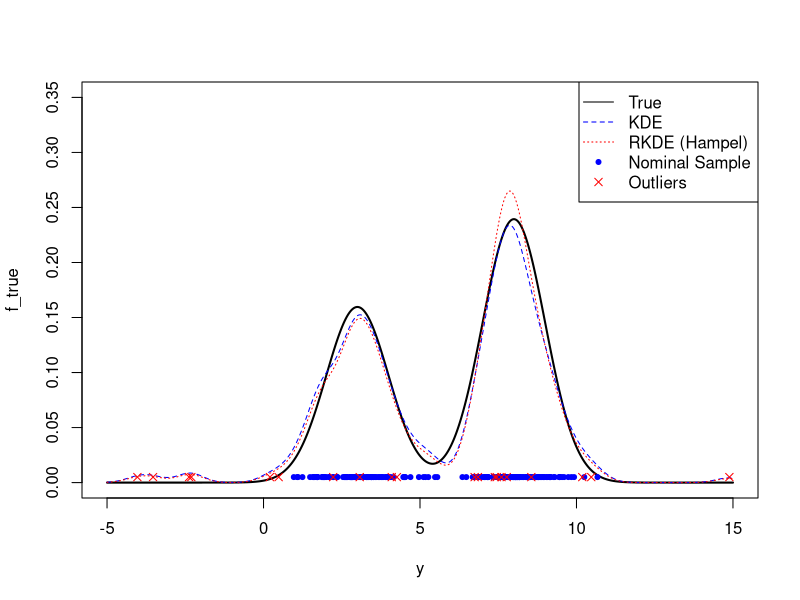

This chart was generated by the following R code:
# Required library for Gaussian kernel
library(stats)

bandwidth_select <- function(x, b_type = 1, sigma = NULL) {
  if (is.null(sigma)) {
    sigma <- log(seq(0.01, 10, length.out = 100))
  }
  
  n <- nrow(x)
  d <- ncol(x)
  
  X <- as.matrix(dist(x)^2)
  
  if (b_type == 1) {  # Least squares cross validation
    Jmin <- Inf
    for (h in sigma) {
      K1 <- (4 * pi * h^2)^(-d/2) * exp(-X / (4 * h^2))
      K2 <- (2 * pi * h^2)^(-d/2) * (exp(-X / (2 * h^2)) - diag(n))
      J <- sum(K1) / (n^2) - 2 / (n * (n - 1)) * sum(K2)
      if (J < Jmin) {
        h_opt <- h
        Jmin <- J
      }
    }
  } else if (b_type == 2) {  # Log-likelihood cross validation
    Jmax <- -Inf
    for (h in sigma) {
      K <- (2 * pi * h^2)^(-d/2) * (exp(-X / (2 * h^2)) - diag(n))
      J <- mean(log(colSums(K) / (n - 1)))
      if (J > Jmax) {
        h_opt <- h
        Jmax <- J
      }
    }
  } else if (b_type == 3) {  # Jakkola heuristics
    X[X == 0] <- Inf
    Y <- apply(X, 2, min)
    h_opt <- sqrt(median(Y))
  }
  
  return(h_opt)
}

# Function for Gaussian kernel
gauss_kern <- function(X, h, d) {
  return(exp(-X / (2 * h^2)) / (sqrt(2 * pi) * h)^d)
}

# Function for parameter selection
parameter_select <- function(K, type) {
  n <- nrow(K)
  
  w <- rep(1/n, n)
  tol <- 1e-8
  
  norm2mu <- sum(w * (K %*% w))
  normdiff <- sqrt(diag(K) + norm2mu - 2 * K %*% w)
  
  J <- mean(normdiff)
  
  while(TRUE) {
    J_old <- J
    w <- 1 / normdiff
    w <- w / sum(w)
    
    # Check for NA or NaN in w
    if (any(is.na(w) | is.nan(w))) {
      warning("NA or NaN values found in weights (w)")
      break
    }
    
    norm2mu <- sum(w * (K %*% w))
    
    # Check for NA or NaN in norm2mu
    if (is.na(norm2mu) | is.nan(norm2mu)) {
      warning("NA or NaN values found in norm2mu")
      break
    }
    
    sqrt_expression <- diag(K) + norm2mu - 2 * K %*% w
    
    # Check for NA or NaN in sqrt_expression
    if (any(is.na(sqrt_expression) | is.nan(sqrt_expression))) {
      warning("NA or NaN values found in sqrt_expression")
      break
    }
    
    # Ensure the expression inside sqrt is non-negative
    if (any(sqrt_expression < 0)) {
      warning("Negative values encountered in square root calculation")
      break
    }
    
    normdiff <- sqrt(sqrt_expression)
    J <- mean(normdiff)
    
    # Check for valid J and J_old before comparing
    if (!is.na(J) && !is.nan(J) && !is.na(J_old) && !is.nan(J_old)) {
      if (abs(J - J_old) < J_old * tol) {
        break
      }
    } else {
      warning("Invalid J or J_old encountered")
      break
    }
  }
  
  sort_norm <- sort(normdiff, decreasing = TRUE)
  
  if (type == 1) {
    a <- sort_norm[floor(n/2)]
    b <- 0
    c <- 0
  } else if (type == 2) {
    a <- sort_norm[floor(n/2)]
    b <- sort_norm[floor(n/20)]
    c <- max(normdiff)
  }
  
  return(c(a, b, c))
}

# Main RKDE function
robkde <- function(x, h, type = 2) {
  if (missing(type)) {
    type <- 2
  }
  
  n <- nrow(x)
  d <- ncol(x)
  
  # Construct kernel matrix (Gaussian kernel with bandwidth h)
  X <- as.matrix(dist(x)^2)
  K <- gauss_kern(X, h, d)
  
  # Find median absolute deviation
  params <- parameter_select(K, type)
  a <- params[1]
  b <- params[2]
  c <- params[3]
  
  # Initial weights
  w <- rep(1/n, n)
  tol <- 1e-8
  
  norm2mu <- sum(w * (K %*% w))
  normdiff <- sqrt(diag(K) + norm2mu - 2 * K %*% w)
  
  while(TRUE) {
    J_old <- sum(normdiff) / n
    w <- 1 / normdiff
    w <- w / sum(w)
    
    norm2mu <- sum(w * (K %*% w))
    normdiff <- sqrt(diag(K) + norm2mu - 2 * K %*% w)
    
    J <- sum(normdiff) / n
    
    if (abs(J - J_old) < J_old * tol) {
      break
    }
  }
  
  return(list(w = w, a = a, b = b, c = c))
}



############################################################

# Generate training data with mixture of Gaussian
d <- 1
n0 <- 200  # Nominal sample size
n1 <- 20   # Number of outliers
nc1 <- rbinom(1, n0, 0.4)
x1 <- c(rnorm(nc1, 3, 1), rnorm(n0 - nc1, 8, 1))

# Generate outliers with uniform distribution
x0 <- runif(n1, -5, 15)

# Combine data
x <- rbind(matrix(x1, ncol = d), matrix(x0, ncol = d))

# Bandwidth selection
b_type <- 1
h <- bandwidth_select(x, b_type)

# Weights for KDE and RKDE
w_kde <- rep(1/(n0 + n1), n0 + n1)

# Assume robkde function is defined
type <- 2  # Hampel loss
robkde_result <- robkde(x, h, type)
w_hm <- robkde_result$w

# Compute density estimates
y <- seq(-5, 15, by = 0.01)
m <- length(y)
Y <- outer(y, x[, 1], FUN = function(y, x) (y - x)^2)
pd <- gauss_kern(Y, h, d)
f_kde <- pd %*% w_kde
f_hm <- pd %*% w_hm

# True density
f_true <- 0.4 * dnorm(y, 3, 1) + 0.6 * dnorm(y, 8, 1)

# Plotting
plot(y, f_true, type = "l", lwd = 2, col = "black", ylim = c(0, 0.35))
lines(y, f_kde, col = "blue", lty = 2)
lines(y, f_hm, col = "red", lty = 3)
points(x1, rep(0.005, length(x1)), col = "blue", pch = 20)
points(x0, rep(0.005, length(x0)), col = "red", pch = 4)
legend("topright", legend = c("True", "KDE", "RKDE (Hampel)", "Nominal Sample", "Outliers"),
       col = c("black", "blue", "red", "blue", "red"), lty = c(1, 2, 3, NA, NA),
       pch = c(NA, NA, NA, 20, 4))

# Assuming IF function (Influence Function) is defined for RKDE
# Display influence function (IF)
# ...

# Note: Additional code is needed for displaying the influence function,
# which depends on the specific implementation of the IF function in R.
